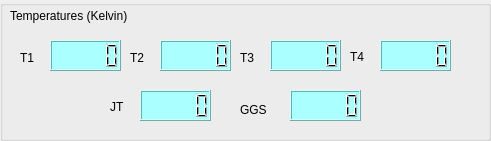
     <widget class="QGroupBox" name="groupBox_5">
      <property name="geometry">
       <rect>
        <x>850</x>
        <y>260</y>
        <width>491</width>
        <height>141</height>
       </rect>
      </property>
      <property name="title">
       <string/>
      </property>
      <widget class="QLabel" name="label_18">
       <property name="geometry">
        <rect>
         <x>10</x>
         <y>0</y>
         <width>241</width>
         <height>31</height>
        </rect>
       </property>
       <property name="styleSheet">
        <string notr="true">font: 12pt &quot;MS Shell Dlg 2&quot;;</string>
       </property>
       <property name="text">
        <string>Temperatures (Kelvin)</string>
       </property>
      </widget>
      <widget class="QLCDNumber" name="mv_lcd_T1">
       <property name="geometry">
        <rect>
         <x>50</x>
         <y>40</y>
         <width>71</width>
         <height>31</height>
        </rect>
       </property>
       <property name="autoFillBackground">
        <bool>false</bool>
       </property>
       <property name="styleSheet">
        <string notr="true">background-color: rgb(170, 255, 255);</string>
       </property>
      </widget>
      <widget class="QLabel" name="label">
       <property name="geometry">
        <rect>
         <x>20</x>
         <y>50</y>
         <width>47</width>
         <height>16</height>
        </rect>
       </property>
       <property name="styleSheet">
        <string notr="true">font: 12pt &quot;MS Shell Dlg 2&quot;;</string>
       </property>
       <property name="text">
        <string>T1</string>
       </property>
      </widget>
      <widget class="QLCDNumber" name="mv_lcd_T2">
       <property name="geometry">
        <rect>
         <x>160</x>
         <y>40</y>
         <width>71</width>
         <height>31</height>
        </rect>
       </property>
       <property name="styleSheet">
        <string notr="true">background-color: rgb(170, 255, 255);</string>
       </property>
      </widget>
      <widget class="QLabel" name="label_2">
       <property name="geometry">
        <rect>
         <x>130</x>
         <y>50</y>
         <width>47</width>
         <height>16</height>
        </rect>
       </property>
       <property name="styleSheet">
        <string notr="true">font: 12pt &quot;MS Shell Dlg 2&quot;;</string>
       </property>
       <property name="text">
        <string>T2</string>
       </property>
      </widget>
      <widget class="QLabel" name="label_3">
       <property name="geometry">
        <rect>
         <x>240</x>
         <y>50</y>
         <width>47</width>
         <height>16</height>
        </rect>
       </property>
       <property name="styleSheet">
        <string notr="true">font: 12pt &quot;MS Shell Dlg 2&quot;;</string>
       </property>
       <property name="text">
        <string>T3</string>
       </property>
      </widget>
      <widget class="QLCDNumber" name="mv_lcd_T3">
       <property name="geometry">
        <rect>
         <x>270</x>
         <y>40</y>
         <width>71</width>
         <height>31</height>
        </rect>
       </property>
       <property name="styleSheet">
        <string notr="true">background-color: rgb(170, 255, 255);</string>
       </property>
      </widget>
      <widget class="QLabel" name="label_4">
       <property name="geometry">
        <rect>
         <x>350</x>
         <y>50</y>
         <width>47</width>
         <height>14</height>
        </rect>
       </property>
       <property name="styleSheet">
        <string notr="true">font: 12pt &quot;MS Shell Dlg 2&quot;;</string>
       </property>
       <property name="text">
        <string>T4</string>
       </property>
      </widget>
      <widget class="QLCDNumber" name="mv_lcd_T4">
       <property name="geometry">
        <rect>
         <x>380</x>
         <y>40</y>
         <width>71</width>
         <height>31</height>
        </rect>
       </property>
       <property name="styleSheet">
        <string notr="true">background-color: rgb(170, 255, 255);</string>
       </property>
      </widget>
      <widget class="QLabel" name="label_10">
       <property name="geometry">
        <rect>
         <x>110</x>
         <y>100</y>
         <width>47</width>
         <height>14</height>
        </rect>
       </property>
       <property name="styleSheet">
        <string notr="true">font: 12pt &quot;MS Shell Dlg 2&quot;;</string>
       </property>
       <property name="text">
        <string>JT</string>
       </property>
      </widget>
      <widget class="QLCDNumber" name="mv_lcd_JT">
       <property name="geometry">
        <rect>
         <x>140</x>
         <y>90</y>
         <width>71</width>
         <height>31</height>
        </rect>
       </property>
       <property name="styleSheet">
        <string notr="true">background-color: rgb(170, 255, 255);</string>
       </property>
      </widget>
      <widget class="QLabel" name="label_11">
       <property name="geometry">
        <rect>
         <x>240</x>
         <y>100</y>
         <width>51</width>
         <height>20</height>
        </rect>
       </property>
       <property name="styleSheet">
        <string notr="true">font: 12pt &quot;MS Shell Dlg 2&quot;;</string>
       </property>
       <property name="text">
        <string>GGS</string>
       </property>
      </widget>
      <widget class="QLCDNumber" name="mv_lcd_GGS">
       <property name="geometry">
        <rect>
         <x>290</x>
         <y>90</y>
         <width>71</width>
         <height>31</height>
        </rect>
       </property>
       <property name="styleSheet">
        <string notr="true">background-color: rgb(170, 255, 255);</string>
       </property>
      </widget>
     </widget>
